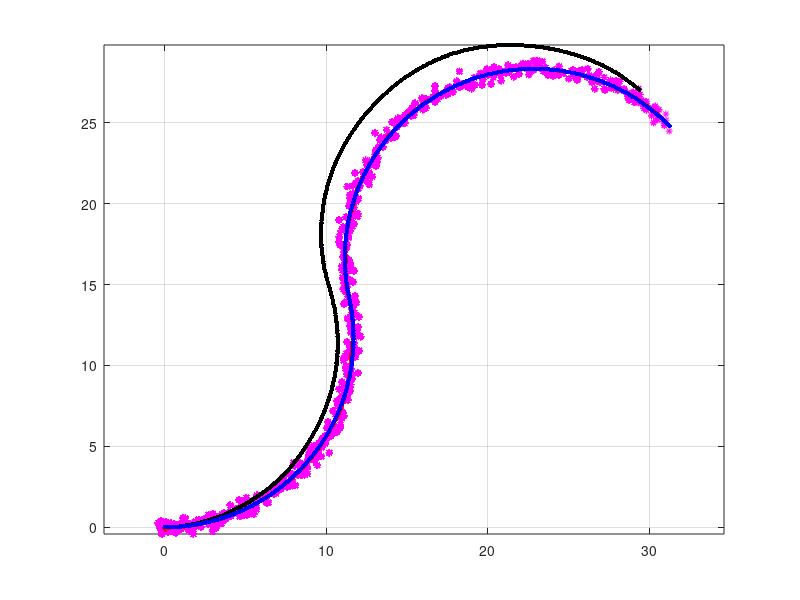
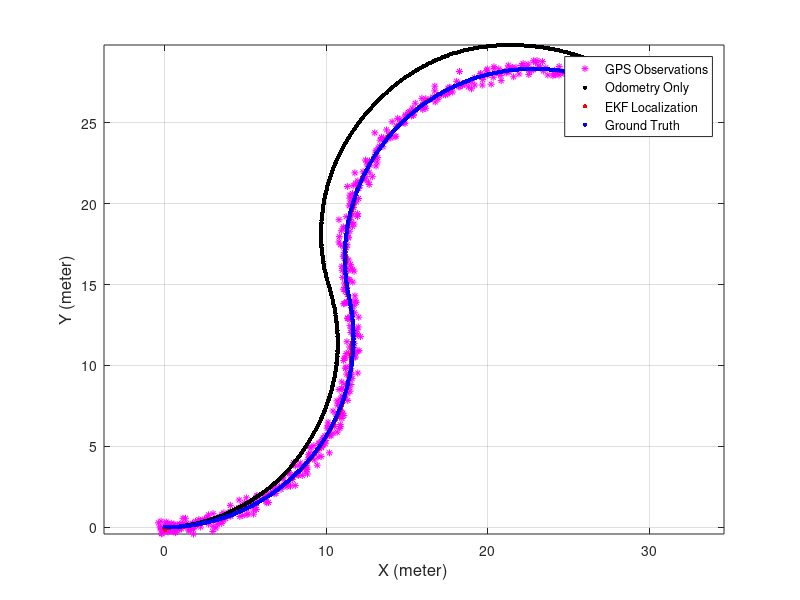
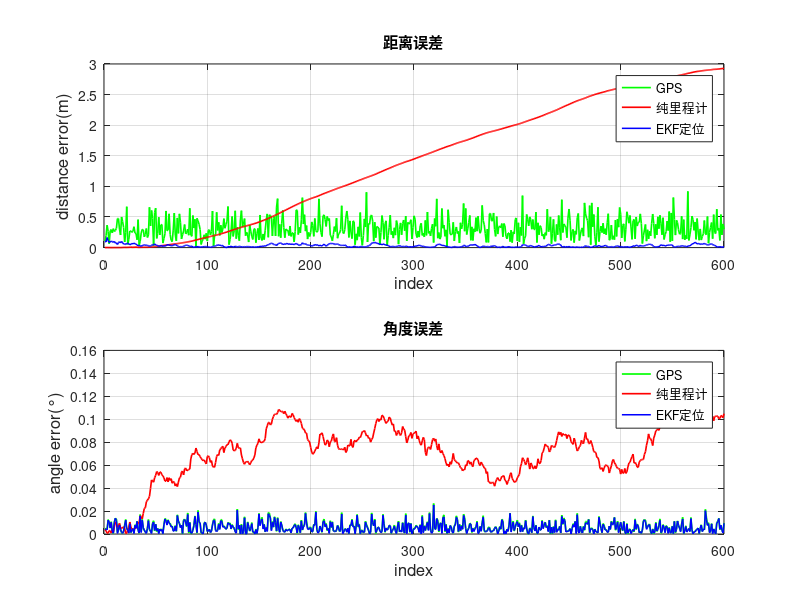

MATLAB code for these plots, in order:
function [] = ekf_localization()
 
% Homework for ekf localization
% Modified by YH on 09/09/2019, thanks to the original open source
% Any questions please contact: zjuyinhuan@gmail.com

    close all;
    clear all;

    disp('EKF Start!')

    time = 0;
    global endTime; % [sec]
    endTime = 60;
    global dt;
    dt = 0.1; % [sec]

    removeStep = 5;

    nSteps = ceil((endTime - time)/dt);

    estimation.time=[];
    estimation.u=[];
    estimation.GPS=[];
    estimation.xOdom=[];
    estimation.xEkf=[];
    estimation.xTruth=[];

    % State Vector [x y yaw]'
    xEkf=[0 0 0]';
    PxEkf = eye(3);

    % Ground True State
    xTruth=xEkf;

    % Odometry Only
    xOdom=xTruth;

    % Observation vector [x y yaw]'
    z=[0 0 0]';

    % Simulation parameter
    global noiseQ
    noiseQ = diag([0.1 0 degreeToRadian(10)]).^2; %[Vx Vy yawrate]

    global noiseR
    noiseR = diag([0.5 0.5 degreeToRadian(5)]).^2;%[x y yaw]
    
    % Covariance Matrix for motion
    %-------------------------------------------------
    convQ=noiseQ.^2;
    % convQ=eye(3);
    % convQ=noiseQ;
    %-------------------------------------------------

    % Covariance Matrix for observation
    %-------------------------------------------------
    convR=noiseR.^2;
    % convR=eye(3);
    % convR=noiseR;
    %-------------------------------------------------

    % Other Intial
    %-------------------------------------------------
    G = zeros(3);
    H = zeros(3);
    %-------------------------------------------------

    % Main loop
    for i=1 : nSteps
        time = time + dt;
        % Input
        u=robotControl(time);
        % Observation
        [z,xTruth,xOdom,u]=prepare(xTruth, xOdom, u);

        % ------ Kalman Filter --------
        % Predict
        %------------------------------
        xPred =  doMotion(xEkf, u); % 利用运动模型求得预测置信分布的均值
        G = jacobF(xEkf, u); % 计算雅可比矩阵
        PxEkfPred = G * PxEkf * G' + convQ;  % 计算协方差预测值
        %------------------------------

        % Update
        % -----------------------------
        H = jacobH(xPred);  % 计算雅克比矩阵
        K = PxEkfPred*H'*inv(H*PxEkfPred*H'+convR);  % 计算卡尔曼增益
        xEkf = xPred + K * (doObservation(z)-doObservation(xPred)); % 置信度分布的均值更新
        PxEkf=(eye(3)-K*H)*PxEkfPred; % 置信度分布的协方差更新
        % -----------------------------

        % Simulation estimation
        estimation.time=[estimation.time; time];
        estimation.xTruth=[estimation.xTruth; xTruth'];
        estimation.xOdom=[estimation.xOdom; xOdom'];
        estimation.xEkf=[estimation.xEkf;xEkf'];
        estimation.GPS=[estimation.GPS; z'];
        estimation.u=[estimation.u; u'];

        % Plot in real time
        % Animation (remove some flames)
        if rem(i,removeStep)==0
            %hold off;
            plot(estimation.GPS(:,1),estimation.GPS(:,2),'*m', 'MarkerSize', 5);hold on;
            plot(estimation.xOdom(:,1),estimation.xOdom(:,2),'.k', 'MarkerSize', 10);hold on;
            plot(estimation.xEkf(:,1),estimation.xEkf(:,2),'.r','MarkerSize', 10);hold on;
            plot(estimation.xTruth(:,1),estimation.xTruth(:,2),'.b', 'MarkerSize', 10);hold on;
            axis equal;
            grid on;
            drawnow;
            %movcount=movcount+1;
            %mov(movcount) = getframe(gcf);
        end 
    end
    close
    
    finalPlot(estimation);
 
end

% control
function u = robotControl(time)
    global endTime;

    T = 10; % sec
    Vx = 1.0; % m/s
    Vy = 0.2; % m/s
    yawrate = 5; % deg/s
    
    % half
    if time > (endTime/2)
        yawrate = -5;
    end
    
    u =[ Vx*(1-exp(-time/T)) Vy*(1-exp(-time/T)) degreeToRadian(yawrate)*(1-exp(-time/T))]';
    
end

% all observations for 
function [z, xTruth, xOdom, u] = prepare(xTruth, xOdom, u)
    global noiseQ;
    global noiseR;

    % Ground Truth
    xTruth=doMotion(xTruth, u);
    % add Motion Noises
    u=u+noiseQ*randn(3,1);
    % Odometry Only
    xOdom=doMotion(xOdom, u);
    % add Observation Noises
    z=xTruth+noiseR*randn(3,1);
end


% Motion Model
function x = doMotion(x, u)
    global dt;
    % -----------------------------
    % DWA模型
    v = sqrt(u(1)^2+u(2)^2);
    w = u(3);
    dx = -v/w*sin(x(3))+v/w*sin(x(3)+w*dt);
    dy = v/w*cos(x(3))-v/w*cos(x(3)+w*dt);
    dtheta = w*dt;
    x(1) = x(1)+dx;
    x(2) = x(2)+dy;
    x(3) = x(3)+dtheta;
    % -----------------------------
end

% Jacobian of Motion Model
function jF = jacobF(x, u)
    global dt;
    % -----------------------------
    v = sqrt(u(1)^2+u(2)^2);
    w = u(3);
    jF13 = -v/w*cos(x(3))+v/w*cos(x(3)+w*dt);
    jF23 = -v/w*sin(x(3))+v/w*sin(x(3)+w*dt);
    jF=[1 0 jF13;0 1 jF23;0 0 1];
%     syms xt yt theta;
%     a = [xt yt theta];
%     f = [xt-v/w*sin(theta)+v/w*sin(theta+w*dt);
%          yt+v/w*cos(theta)-v/w*cos(theta+w*dt);
%          theta+w*dt];
%     jac = jacobian(f,a);
%     jF = eval(subs(jac,a,x'));
    % -----------------------------
end

%Observation Model
function x = doObservation(z)
    % -----------------------------
    x = z;
    % -----------------------------
 end

%Jacobian of Observation Model
function jH = jacobH(x)
    % -----------------------------
    jH = eye(3);
    % -----------------------------
end

% finally plot the results
function []=finalPlot(estimation)
    figure;
    
    plot(estimation.GPS(:,1),estimation.GPS(:,2),'*m', 'MarkerSize', 5);hold on;
    plot(estimation.xOdom(:,1), estimation.xOdom(:,2),'.k','MarkerSize', 10); hold on;
    plot(estimation.xEkf(:,1), estimation.xEkf(:,2),'.r','MarkerSize', 10); hold on;
    plot(estimation.xTruth(:,1), estimation.xTruth(:,2),'.b','MarkerSize', 10); hold on;
    legend('GPS Observations','Odometry Only','EKF Localization', 'Ground Truth');

    xlabel('X (meter)', 'fontsize', 12);
    ylabel('Y (meter)', 'fontsize', 12);
    grid on;
    axis equal;
    
    % -----------------------------
    % calculate error
    disp('GPS误差：');
    GPS_error_dist_vector = sqrt((estimation.GPS(:,1)-estimation.xTruth(:,1)).^2 +(estimation.GPS(:,2)-estimation.xTruth(:,2)).^2);
    GPS_error=mean(GPS_error_dist_vector);
    disp(['距离平均绝对误差：',num2str(GPS_error)]);
    GPS_error_angle_vector = abs(estimation.GPS(:,3)-estimation.xTruth(:,3));
    GPS_error_angle = mean(GPS_error_angle_vector);
    disp(['角度平均绝对误差：',num2str(GPS_error_angle/pi*180),'°']);   
    disp(' ');
    disp('纯里程计误差：');
    Odom_error_dist_vector = sqrt((estimation.xOdom(:,1)-estimation.xTruth(:,1)).^2 +(estimation.xOdom(:,2)-estimation.xTruth(:,2)).^2);
    Odom_error=mean(Odom_error_dist_vector);
    disp(['距离平均绝对误差：',num2str(Odom_error)]);
    Odom_error_angle_vector = abs(estimation.xOdom(:,3)-estimation.xTruth(:,3));
    Odom_error_angle = mean(Odom_error_angle_vector);
    disp(['角度平均绝对误差：',num2str(Odom_error_angle/pi*180),'°']);   
    disp(' ');
    disp('EKF定位误差：');
    EKF_error_dist_vector = sqrt((estimation.xEkf(:,1)-estimation.xTruth(:,1)).^2 +(estimation.xEkf(:,2)-estimation.xTruth(:,2)).^2);
    EKF_error = mean(EKF_error_dist_vector);
    disp(['距离平均绝对误差：',num2str(EKF_error)]);
    EKF_error_angle_vector = abs(estimation.xEkf(:,3)-estimation.xTruth(:,3));
    EKF_error_angle=mean(EKF_error_angle_vector);
    disp(['角度平均绝对误差：',num2str(EKF_error_angle/pi*180),'°']);
    
    figure;
    % plot distance error
    subplot(2,1,1);
    plot(GPS_error_dist_vector,'g','Linewidth',1.2);
    hold on;
    plot(Odom_error_dist_vector,'r','Linewidth',1.2);
    hold on;
    plot(EKF_error_dist_vector,'b','Linewidth',1.1);
    title('距离误差');
    legend('GPS','纯里程计','EKF定位');
    xlabel('index', 'fontsize', 12);
    ylabel('distance error(m)', 'fontsize', 12);
    grid on;
    
    % plot angle error
    subplot(2,1,2);
    plot(GPS_error_angle_vector,'g','Linewidth',1.2);
    hold on;
    plot(Odom_error_angle_vector,'r','Linewidth',1.2);
    hold on;
    plot(EKF_error_angle_vector,'b','Linewidth',1.1);
    title('角度误差');
    legend('GPS','纯里程计','EKF定位');
    xlabel('index', 'fontsize', 12);
    ylabel('angle error(°)', 'fontsize', 12);
    grid on;
    % -----------------------------
end

function radian = degreeToRadian(degree)
    radian = degree/180*pi;
end